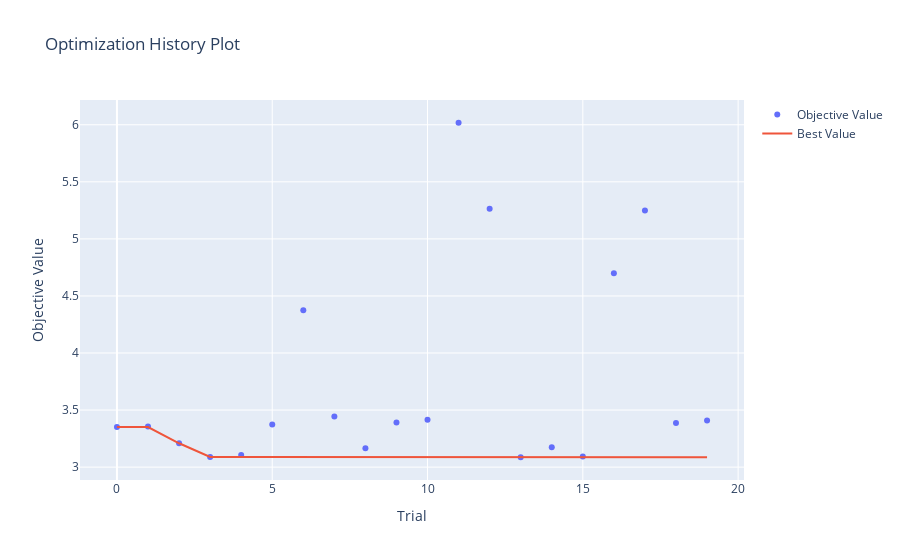

Notebook code cell kept with this figure:
### Code cell
optuna.visualization.plot_optimization_history(study)

### Figure 1 — Plotly figure (JSON) as saved in the notebook; plotly's stock layout.template omitted (floating-point values rounded to 4 significant figures)
{"data": [{"mode": "markers", "name": "Objective Value", "type": "scatter", "x": [0, 1, 2, 3, 4, 5, 6, 7, 8, 9, 10, 11, 12, 13, 14, 15, 16, 17, 18, 19], "y": [3.351, 3.356, 3.209, 3.09, 3.106, 3.374, 4.375, 3.444, 3.166, 3.392, 3.415, 6.018, 5.265, 3.087, 3.174, 3.093, 4.7, 5.249, 3.386, 3.408]}, {"mode": "lines", "name": "Best Value", "type": "scatter", "x": [0, 1, 2, 3, 4, 5, 6, 7, 8, 9, 10, 11, 12, 13, 14, 15, 16, 17, 18, 19], "y": [3.351, 3.351, 3.209, 3.09, 3.09, 3.09, 3.09, 3.09, 3.09, 3.09, 3.09, 3.09, 3.09, 3.087, 3.087, 3.087, 3.087, 3.087, 3.087, 3.087]}, {"marker": {"color": "#cccccc"}, "mode": "markers", "name": "Infeasible Trial", "showlegend": false, "type": "scatter", "x": [], "y": []}], "layout": {"title": {"text": "Optimization History Plot"}, "xaxis": {"title": {"text": "Trial"}}, "yaxis": {"title": {"text": "Objective Value"}}}}
